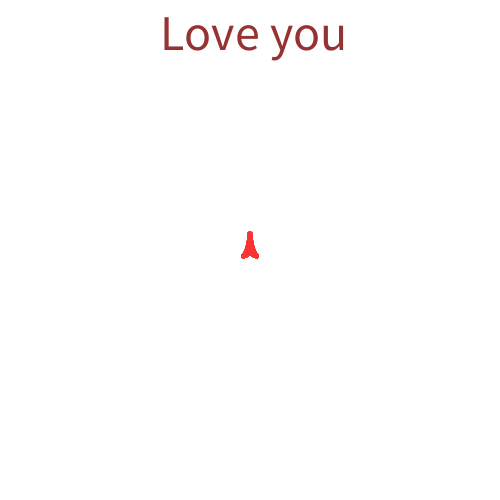
Frame 1 (no input)
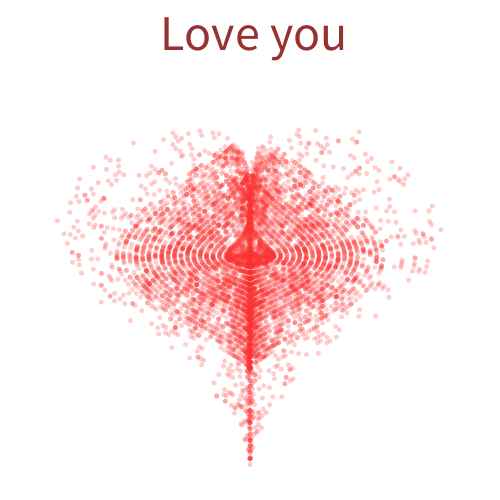
Frame 60 (the mouse pressed at the canvas centre just before this capture)
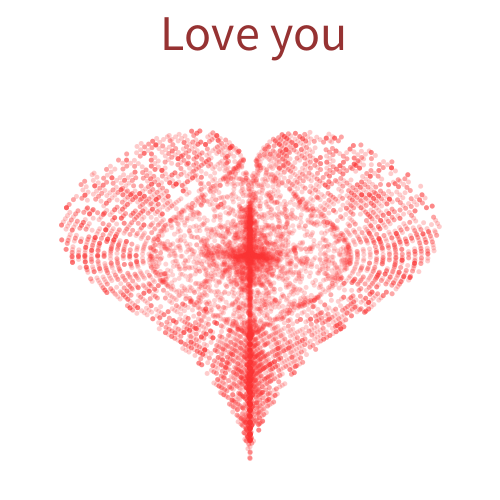
Frame 120 (the mouse held since frame 60 and released just before this capture)

The Processing sketch that drew these frames (run headless with seeded random() and noise(); from frame 60 on, the mouse is pressed at the canvas centre):

// Processing sketch: fuzzySweetHearts
// ── fuzzySweetHearts.pde
int NUMOFFUZZ = (int)pow(2,13);
float RANGE = 1;
float SCALE = .8;
float TIME = 0;
float SPEED = .5;
float TotalRunTime = 0;

Fuzz[] fuzzes = new Fuzz[NUMOFFUZZ];

void setup() {

  size(500, 500);
  noStroke();
  for (int i = 0; i < NUMOFFUZZ; i++) {
    fuzzes[i] = new Fuzz(width/2, height/2);
  }
}
int random = 1;
void mouseClicked(){
  random += 1 ;    
}
void draw() {
  if(TotalRunTime++ > 40){
    SPEED = .1;
  }
  background(255);
  textSize(50);
  fill(150,50,50);
  String[] text = {"Be Mine", "Love you"};
  

  text(text[random % 2], 160, 50);
  for (int i = 0; i < NUMOFFUZZ; i++) {
    fuzzes[i].moveOut(SPEED);
    fuzzes[i].drawFuzz();
    if (fuzzes[i].dist > fuzzes[i].maxDist) {
      if(mousePressed){
            fuzzes[i] = new Fuzz(width/2, height/2);
      }
      else{
      TIME += 001;
      if(TIME > 3){
        TIME = 0;
      fuzzes[i] = new Fuzz(width/2, height/2);
      }
      }
    }
  }
}

class Fuzz {
  float startX;
  float startY;
  int rad;
  float dist;
  float maxDist;

  Fuzz(int startX, int startY) {
    this.startX = startX;
    this.startY = startY;
    this.rad = (int)random(360);
    this.dist = 0;

    float tempX = SCALE * 16 * pow(sin(this.rad), 1);
    tempX += startX;
    float tempY = SCALE * 15 * cos(this.rad) - 7 * cos(2 * this.rad) - 2 * cos(3 * this.rad) - cos(4 * this.rad);
    tempY *= -1;
    tempY += startY;

//    this.startX = tempX;
//    this.startY = tempY;

    this.maxDist = distanceApart(tempX, tempY, startX, startY);
  }

  void moveOut(float dist) {
    this.dist += dist;
  }

  void drawFuzz() {

    float tempX = SCALE * this.dist * 16 * pow(sin(this.rad), 3);
    tempX += startX;
    float tempY = SCALE * this.dist * -15 * cos(this.rad) - 7 * cos(2 * this.rad) - 2 * cos(3 * this.rad) - cos(4 * this.rad);
    
    tempY += startY;

    fill(250, 50, 50, this.dist + 50);
    ellipse(tempX, tempY, 5, 5);

  }
}

float distanceApart(float tempX, float tempY, float middleX, float middleY) {
  float x = abs(tempX - middleX);
  float y = abs(tempY - middleY);

  return pow(pow(x, 2) + pow(y, 2), 0.5);
}
